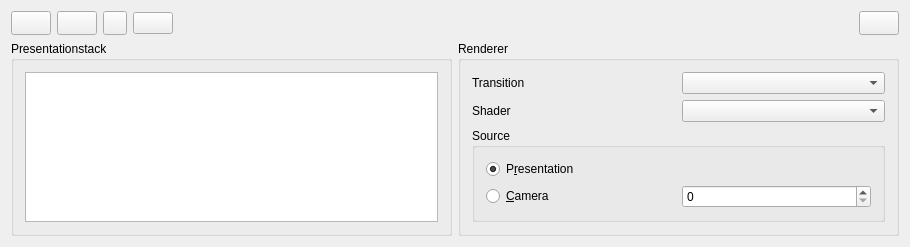
<?xml version="1.0" encoding="UTF-8"?>
<ui version="4.0">
 <class>GoPrEditor</class>
 <widget class="QWidget" name="GoPrEditor">
  <property name="geometry">
   <rect>
    <x>0</x>
    <y>0</y>
    <width>910</width>
    <height>229</height>
   </rect>
  </property>
  <property name="windowTitle">
   <string>Gorilla Controller</string>
  </property>
  <layout class="QGridLayout" name="gridLayout_2">
   <item row="1" column="0">
    <widget class="QGroupBox" name="groupBox">
     <property name="title">
      <string>Presentationstack</string>
     </property>
     <layout class="QGridLayout" name="gridLayout_3">
      <item row="0" column="0" colspan="2">
       <widget class="QTableView" name="stackView"/>
      </item>
     </layout>
    </widget>
   </item>
   <item row="1" column="1">
    <widget class="QGroupBox" name="groupBox_2">
     <property name="title">
      <string>Renderer</string>
     </property>
     <layout class="QGridLayout" name="gridLayout">
      <item row="1" column="1">
       <widget class="QComboBox" name="comboBox_2"/>
      </item>
      <item row="0" column="0">
       <widget class="QLabel" name="label">
        <property name="text">
         <string>Transition</string>
        </property>
       </widget>
      </item>
      <item row="1" column="0">
       <widget class="QLabel" name="label_2">
        <property name="text">
         <string>Shader</string>
        </property>
       </widget>
      </item>
      <item row="2" column="0" colspan="2">
       <widget class="QGroupBox" name="groupBox_3">
        <property name="title">
         <string>Source</string>
        </property>
        <layout class="QGridLayout" name="gridLayout_4">
         <item row="0" column="0" rowspan="2" colspan="2">
          <widget class="QRadioButton" name="btnShowPresentation">
           <property name="text">
            <string>P&amp;resentation</string>
           </property>
           <property name="checked">
            <bool>true</bool>
           </property>
          </widget>
         </item>
         <item row="2" column="0">
          <widget class="QRadioButton" name="btnShowCamera">
           <property name="text">
            <string>&amp;Camera</string>
           </property>
          </widget>
         </item>
         <item row="2" column="1">
          <widget class="QSpinBox" name="spinBox"/>
         </item>
        </layout>
       </widget>
      </item>
      <item row="0" column="1">
       <widget class="QComboBox" name="comboBox"/>
      </item>
      <item row="3" column="1">
       <spacer name="verticalSpacer">
        <property name="orientation">
         <enum>Qt::Vertical</enum>
        </property>
        <property name="sizeHint" stdset="0">
         <size>
          <width>20</width>
          <height>40</height>
         </size>
        </property>
       </spacer>
      </item>
     </layout>
    </widget>
   </item>
   <item row="0" column="0" colspan="2">
    <layout class="QHBoxLayout" name="horizontalLayout">
     <property name="topMargin">
      <number>0</number>
     </property>
     <item>
      <widget class="QPushButton" name="btnOpen">
       <property name="minimumSize">
        <size>
         <width>24</width>
         <height>24</height>
        </size>
       </property>
       <property name="text">
        <string/>
       </property>
       <property name="icon">
        <iconset>
         <normaloff>resources/icons8-documents-folder-48.png</normaloff>resources/icons8-documents-folder-48.png</iconset>
       </property>
       <property name="iconSize">
        <size>
         <width>21</width>
         <height>21</height>
        </size>
       </property>
      </widget>
     </item>
     <item>
      <widget class="QPushButton" name="btnShowProjector">
       <property name="minimumSize">
        <size>
         <width>24</width>
         <height>24</height>
        </size>
       </property>
       <property name="text">
        <string/>
       </property>
       <property name="icon">
        <iconset>
         <normaloff>resources/icons8-movie-projector-48.png</normaloff>resources/icons8-movie-projector-48.png</iconset>
       </property>
       <property name="iconSize">
        <size>
         <width>21</width>
         <height>21</height>
        </size>
       </property>
      </widget>
     </item>
     <item>
      <widget class="QPushButton" name="btnBackground">
       <property name="maximumSize">
        <size>
         <width>24</width>
         <height>24</height>
        </size>
       </property>
       <property name="text">
        <string/>
       </property>
       <property name="icon">
        <iconset>
         <normaloff>resources/icons8-bring-forward-48.png</normaloff>resources/icons8-bring-forward-48.png</iconset>
       </property>
       <property name="iconSize">
        <size>
         <width>21</width>
         <height>21</height>
        </size>
       </property>
      </widget>
     </item>
     <item>
      <widget class="QPushButton" name="btnEdit">
       <property name="text">
        <string/>
       </property>
       <property name="icon">
        <iconset>
         <normaloff>resources/icons8-source-code-48.png</normaloff>resources/icons8-source-code-48.png</iconset>
       </property>
       <property name="iconSize">
        <size>
         <width>21</width>
         <height>21</height>
        </size>
       </property>
      </widget>
     </item>
     <item>
      <spacer name="horizontalSpacer_2">
       <property name="orientation">
        <enum>Qt::Horizontal</enum>
       </property>
       <property name="sizeHint" stdset="0">
        <size>
         <width>40</width>
         <height>20</height>
        </size>
       </property>
      </spacer>
     </item>
     <item>
      <widget class="QPushButton" name="btnAbout">
       <property name="minimumSize">
        <size>
         <width>24</width>
         <height>24</height>
        </size>
       </property>
       <property name="text">
        <string/>
       </property>
       <property name="icon">
        <iconset>
         <normaloff>resources/icons8-about-48.png</normaloff>resources/icons8-about-48.png</iconset>
       </property>
       <property name="iconSize">
        <size>
         <width>21</width>
         <height>21</height>
        </size>
       </property>
      </widget>
     </item>
    </layout>
   </item>
  </layout>
 </widget>
 <layoutdefault spacing="6" margin="11"/>
 <resources/>
 <connections/>
</ui>
